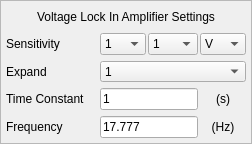
           <widget class="QFrame" name="frame_Voltage_Lockin_Setting">
            <property name="styleSheet">
             <string notr="true">#frame_Voltage_Lockin_Setting{
border:1px solid rgb(168,168,168)
}</string>
            </property>
            <property name="frameShape">
             <enum>QFrame::StyledPanel</enum>
            </property>
            <property name="frameShadow">
             <enum>QFrame::Raised</enum>
            </property>
            <layout class="QGridLayout" name="Layout_Voltage_Lockin_Setting_2" rowstretch="1,1,1,0,0" columnstretch="2,1,1,1">
             <property name="leftMargin">
              <number>5</number>
             </property>
             <property name="topMargin">
              <number>5</number>
             </property>
             <property name="rightMargin">
              <number>5</number>
             </property>
             <property name="bottomMargin">
              <number>5</number>
             </property>
             <property name="horizontalSpacing">
              <number>2</number>
             </property>
             <item row="2" column="0">
              <widget class="QLabel" name="label_Voltage_LI_Expand">
               <property name="minimumSize">
                <size>
                 <width>60</width>
                 <height>20</height>
                </size>
               </property>
               <property name="maximumSize">
                <size>
                 <width>500</width>
                 <height>100</height>
                </size>
               </property>
               <property name="styleSheet">
                <string notr="true">#label_ImageNum{
color: rgb(168, 168, 168)
}</string>
               </property>
               <property name="text">
                <string>Expand</string>
               </property>
              </widget>
             </item>
             <item row="1" column="2">
              <widget class="QComboBox" name="comboBox_Voltage_LI_Sensitivity_2nddigit">
               <property name="minimumSize">
                <size>
                 <width>50</width>
                 <height>20</height>
                </size>
               </property>
               <property name="maximumSize">
                <size>
                 <width>500</width>
                 <height>100</height>
                </size>
               </property>
               <property name="currentIndex">
                <number>2</number>
               </property>
               <item>
                <property name="text">
                 <string>100</string>
                </property>
               </item>
               <item>
                <property name="text">
                 <string>10</string>
                </property>
               </item>
               <item>
                <property name="text">
                 <string>1</string>
                </property>
               </item>
              </widget>
             </item>
             <item row="1" column="0">
              <widget class="QLabel" name="label_Voltage_LI_Sensitivity">
               <property name="minimumSize">
                <size>
                 <width>60</width>
                 <height>20</height>
                </size>
               </property>
               <property name="styleSheet">
                <string notr="true">#label_ImageNum{
color: rgb(168, 168, 168)
}</string>
               </property>
               <property name="text">
                <string>Sensitivity</string>
               </property>
              </widget>
             </item>
             <item row="2" column="1" colspan="3">
              <widget class="QComboBox" name="comboBox_Voltage_LI_Expand">
               <property name="minimumSize">
                <size>
                 <width>50</width>
                 <height>20</height>
                </size>
               </property>
               <property name="maximumSize">
                <size>
                 <width>500</width>
                 <height>100</height>
                </size>
               </property>
               <property name="currentIndex">
                <number>0</number>
               </property>
               <item>
                <property name="text">
                 <string>1</string>
                </property>
               </item>
               <item>
                <property name="text">
                 <string>10</string>
                </property>
               </item>
               <item>
                <property name="text">
                 <string>100</string>
                </property>
               </item>
              </widget>
             </item>
             <item row="1" column="1">
              <widget class="QComboBox" name="comboBox_Voltage_LI_Sensitivity_1stdigit">
               <property name="minimumSize">
                <size>
                 <width>30</width>
                 <height>20</height>
                </size>
               </property>
               <property name="maximumSize">
                <size>
                 <width>500</width>
                 <height>100</height>
                </size>
               </property>
               <property name="currentIndex">
                <number>2</number>
               </property>
               <item>
                <property name="text">
                 <string>5</string>
                </property>
               </item>
               <item>
                <property name="text">
                 <string>2</string>
                </property>
               </item>
               <item>
                <property name="text">
                 <string>1</string>
                </property>
               </item>
              </widget>
             </item>
             <item row="1" column="3">
              <widget class="QComboBox" name="comboBox_Voltage_LI_Sensitivity_Unit">
               <property name="minimumSize">
                <size>
                 <width>40</width>
                 <height>20</height>
                </size>
               </property>
               <property name="maximumSize">
                <size>
                 <width>500</width>
                 <height>100</height>
                </size>
               </property>
               <property name="currentIndex">
                <number>0</number>
               </property>
               <item>
                <property name="text">
                 <string>V</string>
                </property>
               </item>
               <item>
                <property name="text">
                 <string>mV</string>
                </property>
               </item>
               <item>
                <property name="text">
                 <string>uV</string>
                </property>
               </item>
               <item>
                <property name="text">
                 <string>nV</string>
                </property>
               </item>
              </widget>
             </item>
             <item row="0" column="0" colspan="4">
              <widget class="QLabel" name="label_Voltage_LI_Settings">
               <property name="minimumSize">
                <size>
                 <width>60</width>
                 <height>20</height>
                </size>
               </property>
               <property name="styleSheet">
                <string notr="true">#label_ImageNum{
color: rgb(168, 168, 168)
}</string>
               </property>
               <property name="text">
                <string>Voltage Lock In Amplifier Settings</string>
               </property>
               <property name="alignment">
                <set>Qt::AlignCenter</set>
               </property>
              </widget>
             </item>
             <item row="3" column="0">
              <widget class="QLabel" name="label_Voltage_LI_Timeconstant">
               <property name="minimumSize">
                <size>
                 <width>60</width>
                 <height>20</height>
                </size>
               </property>
               <property name="styleSheet">
                <string notr="true">#label_ImageNum{
color: rgb(168, 168, 168)
}</string>
               </property>
               <property name="text">
                <string>Time Constant</string>
               </property>
              </widget>
             </item>
             <item row="3" column="1" colspan="2">
              <widget class="QLineEdit" name="lineEdit_voltageTC">
               <property name="minimumSize">
                <size>
                 <width>50</width>
                 <height>20</height>
                </size>
               </property>
               <property name="maximumSize">
                <size>
                 <width>200</width>
                 <height>16777215</height>
                </size>
               </property>
               <property name="text">
                <string>1</string>
               </property>
              </widget>
             </item>
             <item row="3" column="3">
              <widget class="QLabel" name="label_MinVoltage_Unit_10">
               <property name="minimumSize">
                <size>
                 <width>20</width>
                 <height>20</height>
                </size>
               </property>
               <property name="toolTip">
                <string notr="true"/>
               </property>
               <property name="text">
                <string>(s)</string>
               </property>
               <property name="alignment">
                <set>Qt::AlignCenter</set>
               </property>
              </widget>
             </item>
             <item row="4" column="1" colspan="2">
              <widget class="QLineEdit" name="lineEdit_lockinFrequency">
               <property name="minimumSize">
                <size>
                 <width>50</width>
                 <height>20</height>
                </size>
               </property>
               <property name="maximumSize">
                <size>
                 <width>200</width>
                 <height>16777215</height>
                </size>
               </property>
               <property name="text">
                <string>17.777</string>
               </property>
              </widget>
             </item>
             <item row="4" column="0">
              <widget class="QLabel" name="label_Lockin_Info_Frequency">
               <property name="minimumSize">
                <size>
                 <width>80</width>
                 <height>20</height>
                </size>
               </property>
               <property name="maximumSize">
                <size>
                 <width>200</width>
                 <height>16777215</height>
                </size>
               </property>
               <property name="text">
                <string>Frequency</string>
               </property>
              </widget>
             </item>
             <item row="4" column="3">
              <widget class="QLabel" name="label_MinVoltage_Unit_12">
               <property name="minimumSize">
                <size>
                 <width>20</width>
                 <height>20</height>
                </size>
               </property>
               <property name="toolTip">
                <string notr="true"/>
               </property>
               <property name="text">
                <string>(Hz)</string>
               </property>
               <property name="alignment">
                <set>Qt::AlignCenter</set>
               </property>
              </widget>
             </item>
            </layout>
           </widget>
